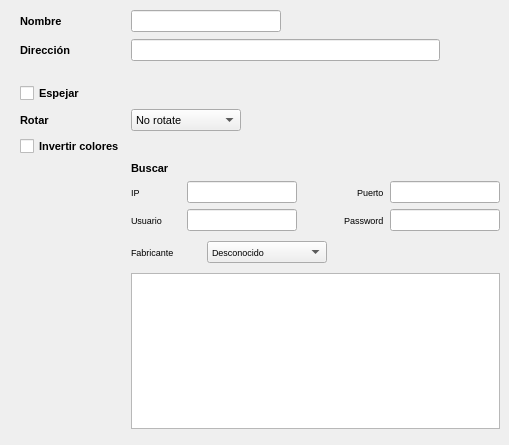
   <widget class="QWidget" name="tab">
    <attribute name="title">
     <string>Generales</string>
    </attribute>
    <widget class="QWidget" name="gridLayoutWidget_2">
     <property name="geometry">
      <rect>
       <x>20</x>
       <y>10</y>
       <width>480</width>
       <height>426</height>
      </rect>
     </property>
     <property name="font">
      <font>
       <family>Ubuntu</family>
      </font>
     </property>
     <layout class="QGridLayout" name="gridLayout_2">
      <item row="7" column="0">
       <widget class="QCheckBox" name="setMirror">
        <property name="font">
         <font>
          <pointsize>8</pointsize>
          <weight>75</weight>
          <bold>true</bold>
         </font>
        </property>
        <property name="text">
         <string>Espejar</string>
        </property>
       </widget>
      </item>
      <item row="17" column="2">
       <spacer name="verticalSpacer_4">
        <property name="orientation">
         <enum>Qt::Vertical</enum>
        </property>
        <property name="sizeHint" stdset="0">
         <size>
          <width>20</width>
          <height>40</height>
         </size>
        </property>
       </spacer>
      </item>
      <item row="1" column="0">
       <widget class="QLabel" name="label">
        <property name="font">
         <font>
          <family>Ubuntu</family>
          <pointsize>8</pointsize>
          <weight>75</weight>
          <bold>true</bold>
         </font>
        </property>
        <property name="text">
         <string>Nombre</string>
        </property>
       </widget>
      </item>
      <item row="6" column="2">
       <widget class="QLabel" name="addr_error_msg">
        <property name="font">
         <font>
          <pointsize>7</pointsize>
         </font>
        </property>
        <property name="text">
         <string/>
        </property>
       </widget>
      </item>
      <item row="15" column="2">
       <spacer name="verticalSpacer">
        <property name="orientation">
         <enum>Qt::Vertical</enum>
        </property>
        <property name="sizeHint" stdset="0">
         <size>
          <width>20</width>
          <height>40</height>
         </size>
        </property>
       </spacer>
      </item>
      <item row="8" column="0">
       <widget class="QLabel" name="label_rotar">
        <property name="font">
         <font>
          <pointsize>8</pointsize>
          <weight>75</weight>
          <bold>true</bold>
         </font>
        </property>
        <property name="text">
         <string>Rotar</string>
        </property>
       </widget>
      </item>
      <item row="8" column="2">
       <widget class="QComboBox" name="rotate_count">
        <property name="maximumSize">
         <size>
          <width>110</width>
          <height>16777215</height>
         </size>
        </property>
        <property name="font">
         <font>
          <pointsize>8</pointsize>
         </font>
        </property>
        <item>
         <property name="text">
          <string>No rotate</string>
         </property>
        </item>
        <item>
         <property name="text">
          <string>90º right</string>
         </property>
        </item>
        <item>
         <property name="text">
          <string>180º</string>
         </property>
        </item>
        <item>
         <property name="text">
          <string>90º left</string>
         </property>
        </item>
       </widget>
      </item>
      <item row="4" column="0">
       <widget class="QLabel" name="label_direccion">
        <property name="font">
         <font>
          <pointsize>8</pointsize>
          <weight>75</weight>
          <bold>true</bold>
         </font>
        </property>
        <property name="text">
         <string>Dirección</string>
        </property>
       </widget>
      </item>
      <item row="9" column="0">
       <widget class="QCheckBox" name="invertColors">
        <property name="font">
         <font>
          <pointsize>8</pointsize>
          <weight>75</weight>
          <bold>true</bold>
         </font>
        </property>
        <property name="text">
         <string>Invertir colores</string>
        </property>
       </widget>
      </item>
      <item row="12" column="2">
       <layout class="QHBoxLayout" name="horizontalLayout_5">
        <item>
         <widget class="QLabel" name="label_camera_user">
          <property name="minimumSize">
           <size>
            <width>50</width>
            <height>0</height>
           </size>
          </property>
          <property name="font">
           <font>
            <pointsize>7</pointsize>
            <weight>50</weight>
            <bold>false</bold>
           </font>
          </property>
          <property name="text">
           <string>Usuario</string>
          </property>
         </widget>
        </item>
        <item>
         <widget class="QLineEdit" name="cameraUser">
          <property name="minimumSize">
           <size>
            <width>110</width>
            <height>0</height>
           </size>
          </property>
          <property name="maximumSize">
           <size>
            <width>110</width>
            <height>16777215</height>
           </size>
          </property>
          <property name="font">
           <font>
            <pointsize>7</pointsize>
           </font>
          </property>
         </widget>
        </item>
        <item>
         <spacer name="horizontalSpacer_4">
          <property name="orientation">
           <enum>Qt::Horizontal</enum>
          </property>
          <property name="sizeHint" stdset="0">
           <size>
            <width>40</width>
            <height>20</height>
           </size>
          </property>
         </spacer>
        </item>
        <item>
         <widget class="QLabel" name="label_camera_password">
          <property name="font">
           <font>
            <pointsize>7</pointsize>
            <weight>50</weight>
            <bold>false</bold>
           </font>
          </property>
          <property name="text">
           <string>Password</string>
          </property>
         </widget>
        </item>
        <item>
         <widget class="QLineEdit" name="cameraPassword">
          <property name="minimumSize">
           <size>
            <width>110</width>
            <height>0</height>
           </size>
          </property>
          <property name="maximumSize">
           <size>
            <width>110</width>
            <height>16777215</height>
           </size>
          </property>
          <property name="font">
           <font>
            <pointsize>7</pointsize>
           </font>
          </property>
         </widget>
        </item>
       </layout>
      </item>
      <item row="10" column="2">
       <widget class="QLabel" name="label_buscar">
        <property name="font">
         <font>
          <pointsize>8</pointsize>
          <weight>75</weight>
          <bold>true</bold>
         </font>
        </property>
        <property name="text">
         <string>Buscar</string>
        </property>
       </widget>
      </item>
      <item row="11" column="2">
       <layout class="QHBoxLayout" name="horizontalLayout_7">
        <item>
         <widget class="QLabel" name="label_camera_ip">
          <property name="minimumSize">
           <size>
            <width>50</width>
            <height>0</height>
           </size>
          </property>
          <property name="maximumSize">
           <size>
            <width>50</width>
            <height>16777215</height>
           </size>
          </property>
          <property name="font">
           <font>
            <pointsize>7</pointsize>
            <weight>50</weight>
            <bold>false</bold>
           </font>
          </property>
          <property name="text">
           <string>IP</string>
          </property>
         </widget>
        </item>
        <item>
         <widget class="QLineEdit" name="cameraIP">
          <property name="minimumSize">
           <size>
            <width>110</width>
            <height>0</height>
           </size>
          </property>
          <property name="maximumSize">
           <size>
            <width>110</width>
            <height>16777215</height>
           </size>
          </property>
          <property name="font">
           <font>
            <pointsize>7</pointsize>
           </font>
          </property>
         </widget>
        </item>
        <item>
         <spacer name="horizontalSpacer_2">
          <property name="orientation">
           <enum>Qt::Horizontal</enum>
          </property>
          <property name="sizeHint" stdset="0">
           <size>
            <width>40</width>
            <height>20</height>
           </size>
          </property>
         </spacer>
        </item>
        <item>
         <widget class="QLabel" name="label_camera_port">
          <property name="font">
           <font>
            <pointsize>7</pointsize>
            <weight>50</weight>
            <bold>false</bold>
           </font>
          </property>
          <property name="text">
           <string>Puerto</string>
          </property>
         </widget>
        </item>
        <item>
         <widget class="QLineEdit" name="cameraPort">
          <property name="minimumSize">
           <size>
            <width>110</width>
            <height>0</height>
           </size>
          </property>
          <property name="maximumSize">
           <size>
            <width>110</width>
            <height>16777215</height>
           </size>
          </property>
          <property name="font">
           <font>
            <pointsize>7</pointsize>
           </font>
          </property>
         </widget>
        </item>
       </layout>
      </item>
      <item row="13" column="2">
       <layout class="QHBoxLayout" name="horizontalLayout_8">
        <item>
         <widget class="QLabel" name="label_fabricante">
          <property name="minimumSize">
           <size>
            <width>70</width>
            <height>0</height>
           </size>
          </property>
          <property name="maximumSize">
           <size>
            <width>70</width>
            <height>16777215</height>
           </size>
          </property>
          <property name="font">
           <font>
            <pointsize>7</pointsize>
            <weight>50</weight>
            <bold>false</bold>
           </font>
          </property>
          <property name="text">
           <string>Fabricante</string>
          </property>
         </widget>
        </item>
        <item>
         <widget class="QComboBox" name="fabricante">
          <property name="minimumSize">
           <size>
            <width>120</width>
            <height>0</height>
           </size>
          </property>
          <property name="maximumSize">
           <size>
            <width>120</width>
            <height>16777215</height>
           </size>
          </property>
          <property name="font">
           <font>
            <pointsize>7</pointsize>
           </font>
          </property>
          <item>
           <property name="text">
            <string>Desconocido</string>
           </property>
          </item>
         </widget>
        </item>
        <item>
         <spacer name="horizontalSpacer_3">
          <property name="orientation">
           <enum>Qt::Horizontal</enum>
          </property>
          <property name="sizeHint" stdset="0">
           <size>
            <width>40</width>
            <height>20</height>
           </size>
          </property>
         </spacer>
        </item>
        <item>
         <widget class="QLabel" name="progress">
          <property name="font">
           <font>
            <pointsize>10</pointsize>
           </font>
          </property>
          <property name="text">
           <string/>
          </property>
         </widget>
        </item>
        <item>
         <widget class="QPushButton" name="searchCameras">
          <property name="minimumSize">
           <size>
            <width>30</width>
            <height>30</height>
           </size>
          </property>
          <property name="maximumSize">
           <size>
            <width>30</width>
            <height>30</height>
           </size>
          </property>
          <property name="font">
           <font>
            <pointsize>7</pointsize>
           </font>
          </property>
          <property name="toolTip">
           <string>&lt;html&gt;&lt;head/&gt;&lt;body&gt;&lt;p&gt;Buscar cámaras&lt;/p&gt;&lt;/body&gt;&lt;/html&gt;</string>
          </property>
          <property name="text">
           <string/>
          </property>
          <property name="icon">
           <iconset>
            <normaloff>:/new/buttons/images/device_discover.jpg</normaloff>:/new/buttons/images/device_discover.jpg</iconset>
          </property>
          <property name="flat">
           <bool>true</bool>
          </property>
         </widget>
        </item>
       </layout>
      </item>
      <item row="1" column="2">
       <layout class="QHBoxLayout" name="horizontalLayout_9">
        <item>
         <widget class="QLineEdit" name="selectName">
          <property name="minimumSize">
           <size>
            <width>150</width>
            <height>0</height>
           </size>
          </property>
          <property name="maximumSize">
           <size>
            <width>150</width>
            <height>16777215</height>
           </size>
          </property>
          <property name="font">
           <font>
            <family>Ubuntu</family>
            <pointsize>8</pointsize>
           </font>
          </property>
          <property name="text">
           <string/>
          </property>
         </widget>
        </item>
        <item>
         <widget class="QLabel" name="name_error_msg">
          <property name="minimumSize">
           <size>
            <width>100</width>
            <height>0</height>
           </size>
          </property>
          <property name="font">
           <font>
            <pointsize>7</pointsize>
           </font>
          </property>
          <property name="text">
           <string/>
          </property>
         </widget>
        </item>
       </layout>
      </item>
      <item row="4" column="2">
       <layout class="QHBoxLayout" name="horizontalLayout_4">
        <item>
         <widget class="QLineEdit" name="selectAddress">
          <property name="minimumSize">
           <size>
            <width>0</width>
            <height>0</height>
           </size>
          </property>
          <property name="maximumSize">
           <size>
            <width>16777215</width>
            <height>16777215</height>
           </size>
          </property>
          <property name="font">
           <font>
            <pointsize>8</pointsize>
           </font>
          </property>
          <property name="text">
           <string/>
          </property>
         </widget>
        </item>
        <item>
         <widget class="QPushButton" name="reloadPreview">
          <property name="minimumSize">
           <size>
            <width>24</width>
            <height>24</height>
           </size>
          </property>
          <property name="maximumSize">
           <size>
            <width>24</width>
            <height>24</height>
           </size>
          </property>
          <property name="toolTip">
           <string>&lt;html&gt;&lt;head/&gt;&lt;body&gt;&lt;p&gt;Recargar vista previa&lt;/p&gt;&lt;/body&gt;&lt;/html&gt;</string>
          </property>
          <property name="text">
           <string/>
          </property>
          <property name="flat">
           <bool>true</bool>
          </property>
         </widget>
        </item>
        <item>
         <widget class="QPushButton" name="copyAddress">
          <property name="minimumSize">
           <size>
            <width>24</width>
            <height>24</height>
           </size>
          </property>
          <property name="maximumSize">
           <size>
            <width>24</width>
            <height>24</height>
           </size>
          </property>
          <property name="toolTip">
           <string>&lt;html&gt;&lt;head/&gt;&lt;body&gt;&lt;p&gt;Copiar dirección&lt;/p&gt;&lt;/body&gt;&lt;/html&gt;</string>
          </property>
          <property name="text">
           <string/>
          </property>
          <property name="flat">
           <bool>true</bool>
          </property>
         </widget>
        </item>
       </layout>
      </item>
      <item row="14" column="2">
       <widget class="QListWidget" name="resultslist">
        <property name="font">
         <font>
          <pointsize>7</pointsize>
         </font>
        </property>
       </widget>
      </item>
     </layout>
    </widget>
   </widget>
